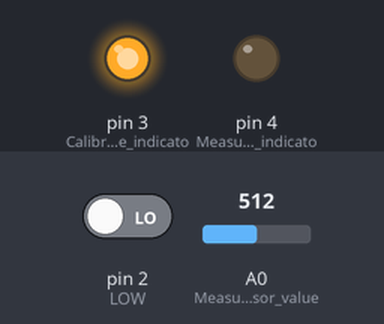
Recording of a sketch running on a simulated Arduino Uno, built with avr-gcc and run on an emulated ATmega328P. On the bench: output pins drawn as LEDs (lit = HIGH). Inputs (shaded band) come from the test bench; at power-on: pin 2 (LOW) LOW, A0 (Measures_sensor_value) = 512. What the sketch prints to the serial monitor is not drawn.

Above: at 1.2 s.
1.3 s: pin 2 (LOW) driven HIGH
At 1.7 s:
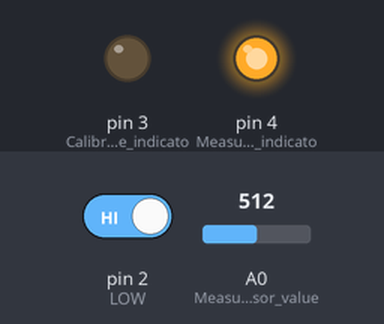
4.3 s: pin 2 (LOW) driven LOW
At 5.1 s:
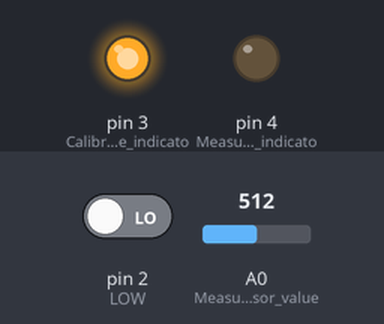
Timing chart, 0 to 7.3 s (numbered marks = the images above; inputs shaded):
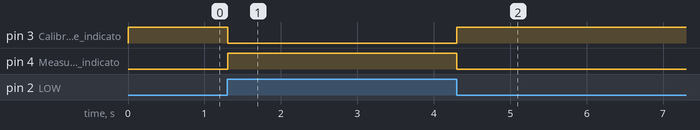

The sketch:

Pendulum_lab.ino
```cpp
int ledPin = 2;
int senPin = A0;

int nevents = 11; //how many events to count before computing g (MUST BE ODD NUMBER!!)
int srate = 1;    //milliseconds per sample
const int bufsize = 10; //number of samples averaged for background

int val;  //Sensor reading
int bkg;  //Background level
int buf[bufsize]; //Circular buffer of past sensor readings
int i = 0;  //Index for buffer
bool active = false;  //true when string passes in front of light source

unsigned long events[50];  //Timestamps of pendulum passes
int count = 0;   //Index for "events" array

float L = 0.500 + 0.0506 + 0.020; //Pendulum length (m)
float T;  //Calculated period
float g;  //Calculated gravitational acceleration
float dL = 0.02; //Uncertainty in length (m)
float dg; //Uncertainty in calculated g value

bool mode = 0;
int calibration = 0;  //Check light levels before collecting data
int measurement = 1;  //Measure pendulum period and calculate g


void setup() {
  pinMode(2, INPUT);  //LOW=calibration, HIGH=measurement
  pinMode(A0, INPUT); //Measures sensor value
  pinMode(3, OUTPUT); //Calibration mode indicator
  pinMode(4, OUTPUT); //Measurement mode indicator
  digitalWrite(3, HIGH); //Start in calibration mode
  digitalWrite(4, LOW);
  Serial.begin(9600);
  Serial.println("Starting program\n\n\n");
}

float getBackground() {
  //Average previous 9 measurements to find background light levels
  float total = 0;
  for(int j=0; j<bufsize; j++) {
    if(j != i) total += buf[j];
  }
  return total/(bufsize-1);
}

void outputResults() {
  T = (events[nevents-1] - events[0])/1000. / ((nevents-1)/2.); //eg nevents=19 is (19-1)/2 = 9 cycles
  g = 4.0*PI*PI*L/(T*T);
  dg = 4.0*PI*PI*dL/(T*T);

  Serial.print("Period: ");
  Serial.print(T);
  Serial.println(" s");
  Serial.print("Calculated gravitational acceleration: ");
  Serial.print(g);
  Serial.print(" +/- ");
  Serial.print(dg);
  Serial.println(" m/s^2\n\n\n");
}

void calibrate() {
  //Print value to monitor on serial plotter
  val = analogRead(A0);
  Serial.println(val);
  delay(srate);
}

void measure() {
  //Read light level into buffer
  val = analogRead(A0);
  buf[i] = val;

  //Wait until buffer is filled before checking for events (50ms margin of error)
  if(millis() > bufsize*srate + 50) {
    //Compare to background
    bkg = getBackground();
    if(!active && bkg-val > 5) {
      active = true;
      events[count] = millis();  //Record event timestamp
      count += 1;

      //Serial.print("Event ");
      Serial.print(count);
      //Serial.print("   (");
      Serial.print(",");
      Serial.println(millis());
      //Serial.println(" ms)");

      if(count == nevents) {
        outputResults();
        delay(3000);
        Serial.println("Restarting data collection in 1 second");
        delay(1000);
        Serial.println("Collecting data\n");
        count = 0;
      }
    }
    else if(active && bkg-val < 5) {
      active = false;
    }

    //Update index and wait for next measurement
    i+=1;
    if(i==bufsize) i=0;
    delay(srate);
  }
}

int checkMode() {
  //If the "mode" input pin has changed, update the mode of operation
  if(digitalRead(2)!=mode) {
    if(digitalRead(2)==HIGH) {
      digitalWrite(3, LOW);
      digitalWrite(4, HIGH);
      return 1;
    }
    else if(digitalRead(2)==LOW) {
      digitalWrite(3, HIGH);
      digitalWrite(4, LOW);
      return 0;
    }
  }
  else if(digitalRead(2)==mode) return mode;
  else Serial.println("Problem in 'checkMode' function");
}

void loop() {
  mode = checkMode();
  if(mode==calibration) calibrate(); else
  if(mode==measurement) measure();
  else Serial.println("Mode is undefined");
}
```

Measured:
- after the input at 1.3 s, pin 3 (Calibration_mode_indicato): HIGH → LOW at once; pin 4 (Measurement_mode_indicato): LOW → HIGH at once
- after the input at 4.3 s, pin 3 (Calibration_mode_indicato): LOW → HIGH at once; pin 4 (Measurement_mode_indicato): HIGH → LOW at once
